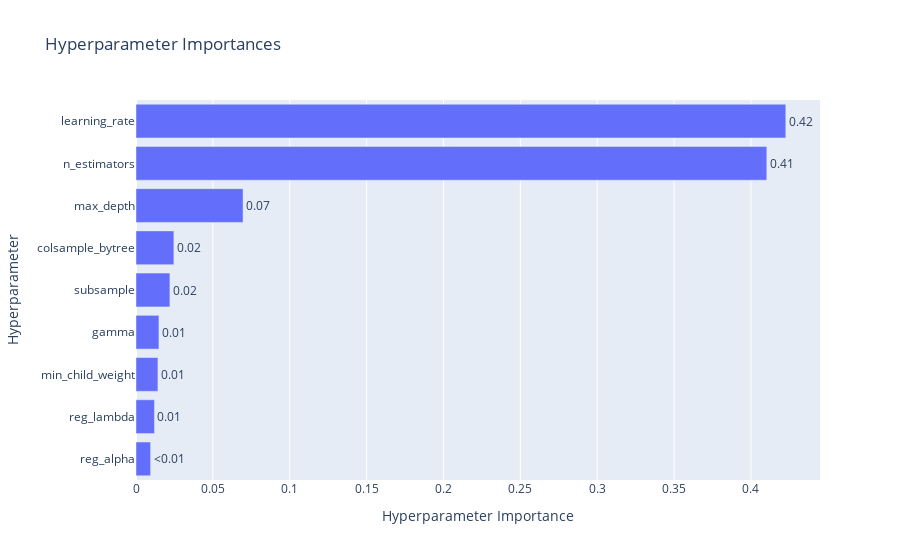

Source (notebook cell):
### Code cell
optuna.visualization.plot_param_importances(study_xgb)

### Figure 1 — Plotly figure (JSON) as saved in the notebook; plotly's stock layout.template omitted (floating-point values rounded to 4 significant figures)
{"data": [{"cliponaxis": false, "hovertemplate": ["reg_alpha (FloatDistribution): 0.009507158757166425<extra></extra>", "reg_lambda (FloatDistribution): 0.012019451971648712<extra></extra>", "min_child_weight (IntDistribution): 0.014264163094629898<extra></extra>", "gamma (FloatDistribution): 0.014919925149712222<extra></extra>", "subsample (FloatDistribution): 0.022047084701567448<extra></extra>", "colsample_bytree (FloatDistribution): 0.024653920651814817<extra></extra>", "max_depth (IntDistribution): 0.06962965228155205<extra></extra>", "n_estimators (IntDistribution): 0.4102998082826287<extra></extra>", "learning_rate (FloatDistribution): 0.4226588351092795<extra></extra>"], "name": "Objective Value", "orientation": "h", "text": ["<0.01", "0.01", "0.01", "0.01", "0.02", "0.02", "0.07", "0.41", "0.42"], "textposition": "outside", "type": "bar", "x": [0.009507, 0.01202, 0.01426, 0.01492, 0.02205, 0.02465, 0.06963, 0.4103, 0.4227], "y": ["reg_alpha", "reg_lambda", "min_child_weight", "gamma", "subsample", "colsample_bytree", "max_depth", "n_estimators", "learning_rate"]}], "layout": {"title": {"text": "Hyperparameter Importances"}, "xaxis": {"title": {"text": "Hyperparameter Importance"}}, "yaxis": {"title": {"text": "Hyperparameter"}}}}
